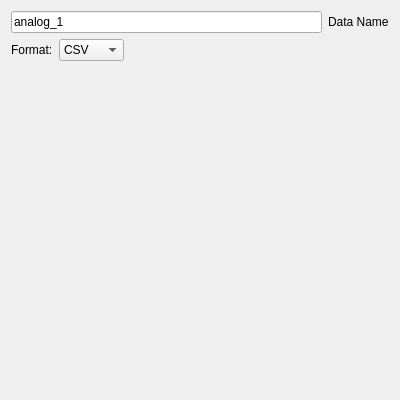
<?xml version="1.0" encoding="UTF-8"?>
<ui version="4.0">
 <class>AnalogImport_Widget</class>
 <widget class="QWidget" name="AnalogImport_Widget">
  <property name="geometry">
   <rect>
    <x>0</x>
    <y>0</y>
    <width>400</width>
    <height>400</height>
   </rect>
  </property>
  <property name="windowTitle">
   <string>Analog Time Series Import</string>
  </property>
  <layout class="QVBoxLayout" name="mainVerticalLayout">
   <item>
    <layout class="QHBoxLayout" name="dataNameLayout">
     <item>
      <widget class="QLineEdit" name="data_name_text">
       <property name="text">
        <string>analog_1</string>
       </property>
      </widget>
     </item>
     <item>
      <widget class="QLabel" name="label_data_name">
       <property name="text">
        <string>Data Name</string>
       </property>
      </widget>
     </item>
    </layout>
   </item>
   <item>
    <layout class="QHBoxLayout" name="loaderTypeLayout">
     <item>
      <widget class="QLabel" name="label_loader_type">
       <property name="text">
        <string>Format:</string>
       </property>
      </widget>
     </item>
     <item>
      <widget class="QComboBox" name="loader_type_combo">
       <item>
        <property name="text">
         <string>CSV</string>
        </property>
       </item>
       <item>
        <property name="text">
         <string>Binary</string>
        </property>
       </item>
      </widget>
     </item>
     <item>
      <spacer name="loaderTypeSpacer">
       <property name="orientation">
        <enum>Qt::Orientation::Horizontal</enum>
       </property>
       <property name="sizeHint" stdset="0">
        <size>
         <width>40</width>
         <height>20</height>
        </size>
       </property>
      </spacer>
     </item>
    </layout>
   </item>
   <item>
    <widget class="QStackedWidget" name="stacked_loader_options">
     <property name="currentIndex">
      <number>0</number>
     </property>
     <widget class="CSVAnalogImport_Widget" name="csv_analog_import_widget"/>
     <widget class="BinaryAnalogImport_Widget" name="binary_analog_import_widget"/>
    </widget>
   </item>
   <item>
    <spacer name="verticalSpacer">
     <property name="orientation">
      <enum>Qt::Orientation::Vertical</enum>
     </property>
     <property name="sizeHint" stdset="0">
      <size>
       <width>20</width>
       <height>40</height>
      </size>
     </property>
    </spacer>
   </item>
  </layout>
 </widget>
 <customwidgets>
  <customwidget>
   <class>CSVAnalogImport_Widget</class>
   <extends>QWidget</extends>
   <header>AnalogTimeSeries/CSV/CSVAnalogImport_Widget.hpp</header>
   <container>1</container>
  </customwidget>
  <customwidget>
   <class>BinaryAnalogImport_Widget</class>
   <extends>QWidget</extends>
   <header>AnalogTimeSeries/Binary/BinaryAnalogImport_Widget.hpp</header>
   <container>1</container>
  </customwidget>
 </customwidgets>
 <resources/>
 <connections/>
</ui>
